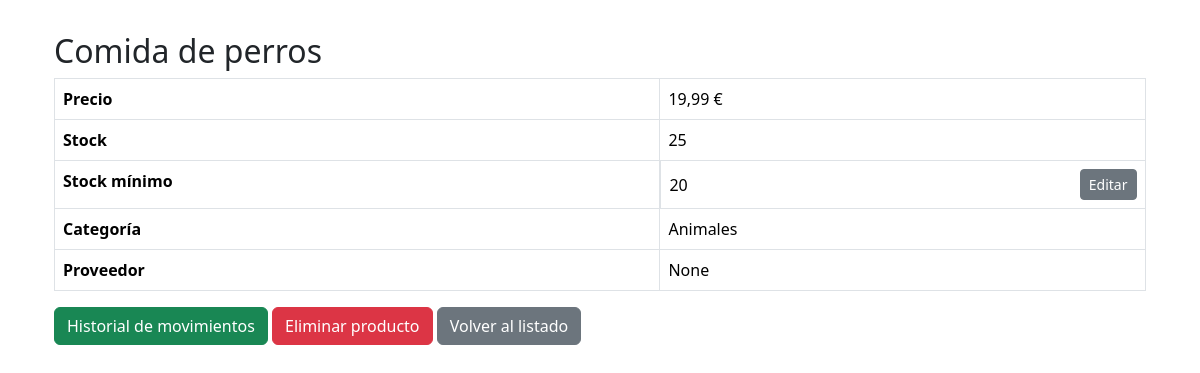
Page /producto/17/ on the committed database.
### producto/models.py (models this page shows, shortened)
class Producto(models.Model):
    nombre = models.CharField(max_length=200)
    precio = models.DecimalField(max_digits=6, decimal_places=2, default=0.00)
    categoria = models.ForeignKey(Categoria, on_delete=models.CASCADE, null=True, blank=True)
    proveedor = models.ForeignKey(Proveedor, on_delete=models.CASCADE, null=True, blank=True)
    stock = models.PositiveIntegerField(default=0)
    stock_minimo = models.IntegerField(default=0)

### categoria/models.py (models this page shows)
class Categoria(models.Model):
    nombre = models.CharField(max_length=100)
    def __str__(self):
        return self.nombre

### inventario/views.py (the view)
# urls.py: path('producto/<int:pk>/', ProductoDetailView.as_view(), name='producto_detail'),
class ProductoDetailView(DetailView):
    model = Producto
    template_name = 'productos/producto_detail.html'
    context_object_name = 'producto'
    def get_context_data(self, **kwargs):
        context = super().get_context_data(**kwargs)
        context['stock'] = self.object.stock
        return context

### inventario/templates/productos/producto_detail.html
{% extends "layout.html" %}
{% block "page_content" %}
    <div class="container mt-4">
    <h2>{{ producto.nombre }}</h2>
    <table class="table table-bordered">
        <tr>
            <th>Precio</th>
            <td>{{ producto.precio }} €</td>
        </tr>
        <tr>
            <th>Stock</th>
            <td>{{ producto.stock }}</td>
        </tr>
        <tr>
            <th>Stock mínimo</th>
            <td class="d-flex justify-content-between align-items-center">
                {{ producto.stock_minimo }}
                <a href="{% url 'stock_minimo_update' object.pk %}" class="btn btn-sm btn-secondary ms-2">
                    Editar
                  </a>
            </td>
        </tr>
        <tr>
            <th>Categoría</th>
            <td>{{ producto.categoria }}</td>
        </tr>
        <tr>
            <th>Proveedor</th>
            <td>{{ producto.proveedor }}</td>
        </tr>
    </table>
    <a href="{% url 'historial' object.pk %}" class="btn btn-success">Historial de movimientos</a>
    <a href="{% url 'producto_delete' object.pk %}" class="btn btn-danger">Eliminar producto</a>
    <a href="{% url 'productos_all' %}" class="btn btn-secondary">Volver al listado</a>
</div>
{% endblock %}

### rows in the picture
Producto: nombre "Comida de perros", precio "19,99", stock "25", stock_minimo "20", categoria "Animales", proveedor "None"
